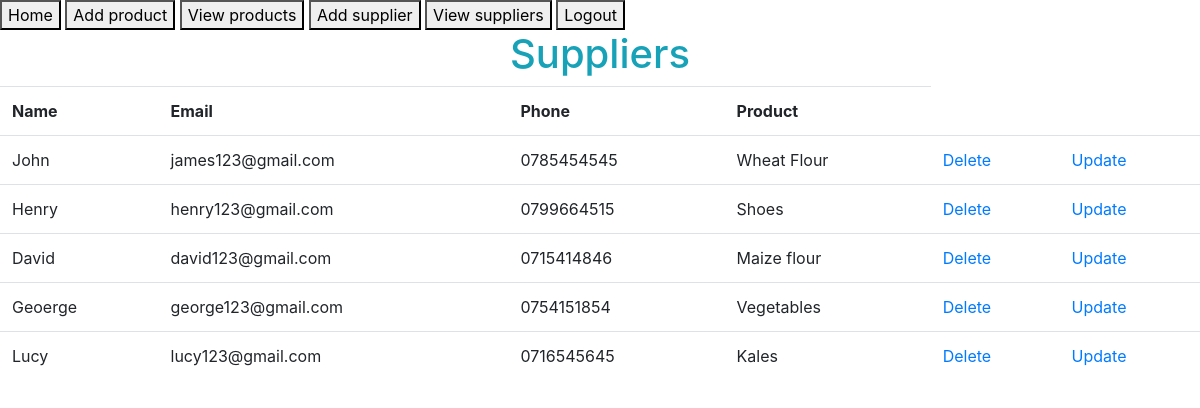
Page /suppliers/ (signed in) on the committed database.
### afternoonDjangoRegistra/models.py (models this page shows)
class Supplier(models.Model):
    sup_name = models.CharField(max_length=30,
                                 blank=False, null=False)
    sup_email = models.EmailField(max_length=30,
                                  blank=False, null=False)
    sup_phone = models.CharField(max_length=30,
                                 blank=False, null=False)
    sup_product = models.CharField(max_length=30,
                                 blank=False, null=False)

### afternoonDjangoRegistra/views.py (the view)
# urls.py: path('suppliers/', general_views.view_suppliers, name='suppliers'),
@login_required
def view_suppliers(request):
    suppliers = Supplier.objects.all()
    context = {'suppliers': suppliers}
    return render(request, 'suppliers.html', context)

### templates/suppliers.html
{% extends 'base.html' %}
{% block content %}
    <section class="products-section">
        <div class="products-section-container">
            <h1 class="text-info text-center">Suppliers</h1>
            <table class="table">
                <tr>
                    <th>Name</th>
                    <th>Email</th>
                    <th>Phone</th>
                    <th>Product</th>
                </tr>
                {% for supplier in suppliers %}
                    <tr>
                        <td>{{ supplier.sup_name }}</td>
                        <td>{{ supplier.sup_email }}</td>
                        <td>{{ supplier.sup_phone }}</td>
                        <td>{{ supplier.sup_product }}</td>
                        <td><a href="/delete-supplier/{{ supplier.id }}">Delete</a></td>
                        <td><a href="/update-supplier/{{ supplier.id }}">Update</a></td>
                    </tr>
                {% endfor %}
            </table>
        </div>
    </section>
{% endblock %}

### templates/base.html (shortened to what this page needs)
<!DOCTYPE html>
<html lang="en">
<head>
    {% load static %}
    {% load crispy_forms_tags %}
    <link rel="stylesheet" href={% static "bootstrap/css/bootstrap.css" %}>
</head>
<body>
<section class="navigation-section">
    <div class="navigation-section-container">
        <a href="{% url 'my_home' %}"><button>Home</button></a>
        {% if user.is_authenticated  %}
            <a href="{% url 'add-product' %}"><button>Add product</button></a>
            <a href="{% url 'products' %}"><button>View products</button></a>
            <a href="{% url 'add-supplier' %}"><button>Add supplier</button></a>
            <a href="{% url 'suppliers' %}"><button>View suppliers</button></a>
            <a href="{% url 'user-logout' %}"><button>Logout</button></a>
        {% else %}
            <a href="{% url 'users-registration' %}"><button>Register</button></a>
            <a href="{% url 'user-login' %}"><button>Login</button></a>
        {% endif %}
    </div>
</section>
{% block content %}
{% endblock %}
</body>
</html>

### rows in the picture
Supplier: sup_name "John", sup_email "james123@gmail.com", sup_phone "0785454545", sup_product "Wheat Flour"
Supplier: sup_name "Henry", sup_email "henry123@gmail.com", sup_phone "0799664515", sup_product "Shoes"
Supplier: sup_name "David", sup_email "david123@gmail.com", sup_phone "0715414846", sup_product "Maize flour"
Supplier: sup_name "Geoerge", sup_email "george123@gmail.com", sup_phone "0754151854", sup_product "Vegetables"
Supplier: sup_name "Lucy", sup_email "lucy123@gmail.com", sup_phone "0716545645", sup_product "Kales"
